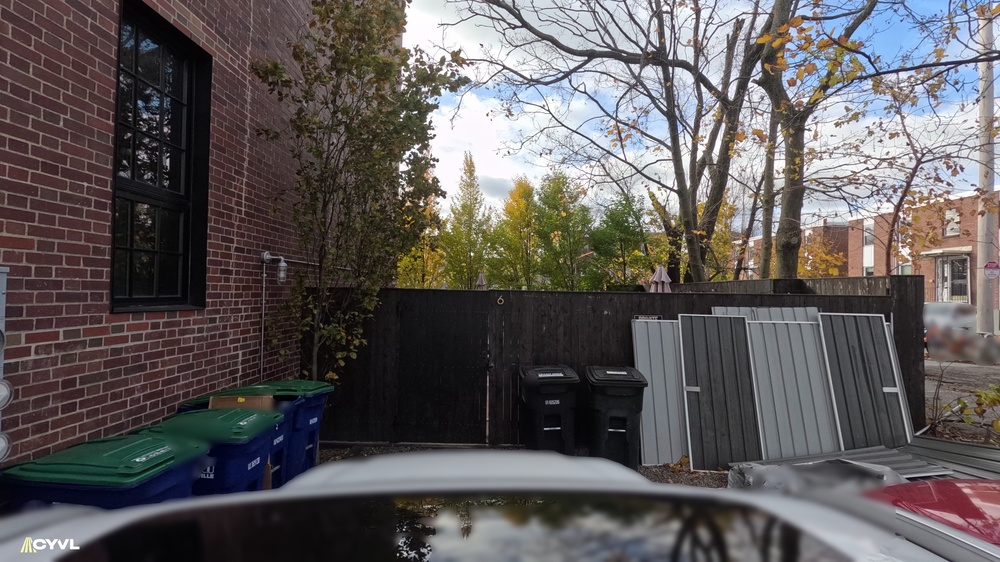
#> input picture scripts/cyvl_real_image.jpg, 1000 x 562 px, shrunk from 3840 x 2160 before the run, found by its file name
$ python draw_cyvl_mask.py
#> lines starting #> are read from the running program, lines starting #| are printed output that depends on the picture
import os
from PIL import Image, ImageDraw
import numpy as np

def draw_real_cyvl_mask():
    src_path = "/Users/kilpy/cyvl-hackathon-entry-2026/scripts/cyvl_real_image.jpg"
    dst_path = "/Users/kilpy/cyvl-hackathon-entry-2026/scripts/segmented_cyvl.png"

    img = Image.open(src_path).convert("RGBA")
    width, height = img.size
#> width = 1000; height = 562

    overlay = Image.new('RGBA', img.size, (255, 255, 255, 0))
    draw = ImageDraw.Draw(overlay)

    # Simulate a network of cracks in the middle of the road (lower center)
    cx, cy = width // 2, int(height * 0.75)
#> cx = 500; cy = 421

    np.random.seed(123)
    # Draw a branching structure
    for _ in range(8):
        points = []
        curr_x, curr_y = cx, cy
        points.append((curr_x, curr_y))
        for _ in range(np.random.randint(4, 8)):
            curr_x += np.random.randint(-100, 100)
            curr_y += np.random.randint(-150, 50)
            points.append((curr_x, curr_y))

        # Draw the line segment
        draw.line(points, fill=(255, 0, 0, 150), width=8)

        # Draw some localized polygon blobs to simulate severe localized cracking (alligator)
        for i in range(len(points) - 1):
            if np.random.random() > 0.6:
                px, py = points[i]
                rad = np.random.randint(20, 60)
                poly = [
                    (px + np.random.randint(-rad, rad), py + np.random.randint(-rad, rad))
                    for _ in range(6)
                ]
                draw.polygon(poly, fill=(255, 50, 0, 80), outline=(255, 0, 0, 150), width=3)

    result = Image.alpha_composite(img, overlay)
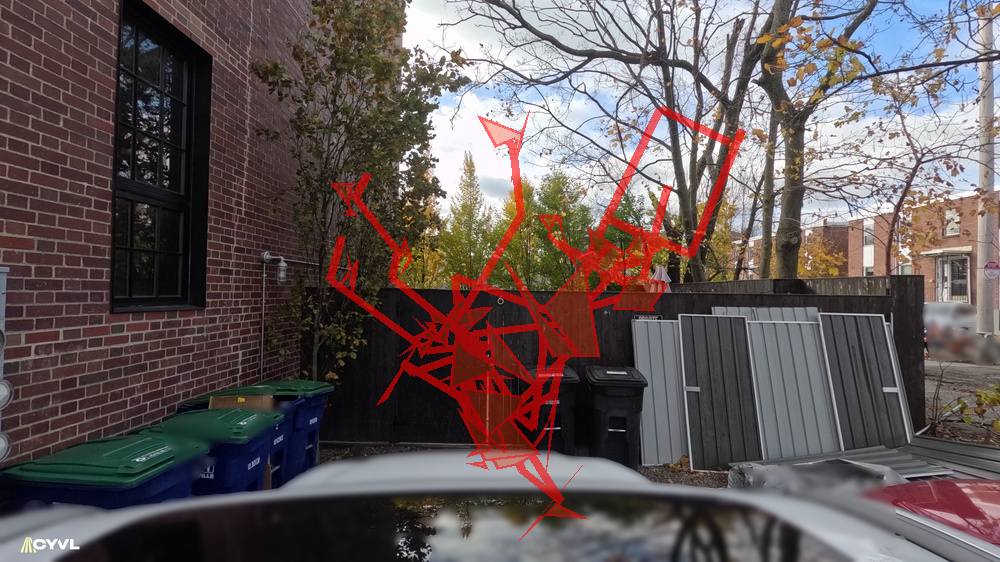
#> result: PIL image 1000x562 RGBA; mean R, G, B, A 99.8, 87.8, 88.1, 255
    result = result.convert("RGB")
#> result: PIL image 1000x562 RGB
    result.save(dst_path)
    print(f"Saved {dst_path}")

if __name__ == "__main__":
    draw_real_cyvl_mask()
